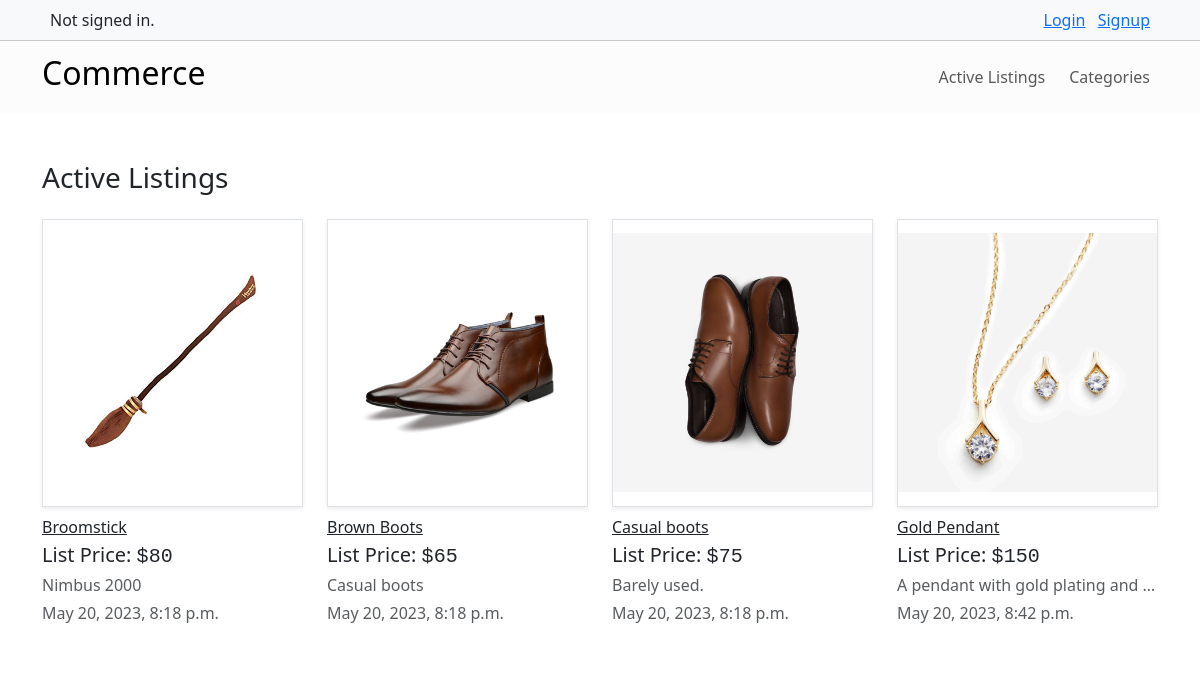
The page / on the database its author committed.
### auctions/models.py (models this page shows, shortened)
class AuctionListing(models.Model):
    title = models.CharField(max_length=64, unique=True)
    description = models.CharField(max_length=100)
    starting_bid = models.IntegerField()
    category = models.ForeignKey(Category, on_delete=models.SET_NULL, null=True, related_name="auctions")
    image = models.ImageField(upload_to="images/", null=True, blank=True)
    date_created = models.DateTimeField(default=datetime.datetime.now())
    owner = models.ForeignKey(User, on_delete=models.CASCADE, related_name="auctions")

### auctions/views.py (the view)
# urls.py: path("", views.index, name="index"),
def index(request):
    auctions = AuctionListing.objects.all()
    return render(request, "auctions/index.html", {
        "auctions": auctions
    })

### auctions/templates/auctions/index.html (shortened to what this page needs)
{% extends "auctions/layout.html" %}
{% block body %}
    <h3>Active Listings</h3>
    <div class="row row-cols-lg-4 row-cols-md-3 cols-sm-1 g-4">
        {% for auction in auctions %}
        <div class="col">
            <div class="card h-100 border-0 my-3">
                <div class="card-img-top shadow-sm border rounded-0 d-flex overflow-hidden" style="height: 18rem;">
                    <img src="{% if auction.image %}{{ auction.image.url }}{% else %}/media/images/no-image.jpeg{% endif %}"
                     alt="auction-image" class="img-fluid align-self-center">
                </div>
                <div class="card-body p-0 my-2">
                    <a href="{% url 'view_listing' auction.id %}" class="card-title my-1">{{ auction.title }}</a>
                    <h5 class="card-text my-1">List Price: <span class="font-monospace">${{ auction.starting_bid }}</span></h5>
                    <p class="card-text my-1 text-muted text-overflow-hidden">{{ auction.description }}</p>
                    <p class="card-text text-muted my-1">{{ auction.date_created }}</p>
                </div>
            </div>
        </div>
        {% endfor %}
    </div>
{% endblock %}

### auctions/templates/auctions/layout.html (shortened to what this page needs)
{% load static %}
<!DOCTYPE html>
<html lang="en">
<head>
    <link href="https://cdn.jsdelivr.net/npm/bootstrap@5.3.0-alpha3/dist/css/bootstrap.min.css" rel="stylesheet"
>
    <link href="{% static 'auctions/styles.css' %}" rel="stylesheet">
</head>
<body>
    <nav class="navbar bg-body-tertiary">
        <div class="container">
            <div class="d-flex w-100 justify-content-between px-2">
            {% if user.is_authenticated %}
                Signed in as: {{ request.user }}
                <a  href="{% url 'logout' %}">Logout</a>
            {% else %}
                Not signed in.
                <div class="nav-item">
                    <a class="px-2" href="{% url 'login' %}">Login</a>
                    <a href="{% url 'register' %}">Signup</a>
                </div>
            {% endif %}
            </div>
        </div>
    </nav>
    <nav class="navbar navbar-expand-lg bg-light-subtle mb-5">
        <div class="container">
            <a class="navbar-brand" href="{% url 'index' %}">
                <h2>Commerce</h2>
            </a>
            <div class="collapse navbar-collapse" id="navbarSupportedContent">
                <ul class="navbar-nav ms-auto mb-2 mb-lg-0 align-items-center gap-2">
                    <li class="nav-item">
                        <a class="nav-link" aria-current="page" href="{% url 'index' %}">Active Listings</a>
                    </li>
                    <li class="nav-item">
                        <a class="nav-link" aria-current="page" href="#">Categories</a>
                    </li>
                </ul>
            </div>
        </div>
    </nav>
    <div class="container my-3">
        {% block body %}
        {% endblock %}
    </div>
</body>
</html>

### auctions/static/auctions/styles.css (style rules this page uses)
.text-overflow-hidden { text-overflow: ellipsis; overflow: hidden; white-space: nowrap; }

### rows shown on the page
AuctionListing: image (picture), title "Broomstick", starting_bid "80", description "Nimbus 2000", date_created "May 20, 2023, 8:18 p.m."
AuctionListing: image (picture), title "Brown Boots", starting_bid "65", description "Casual boots", date_created "May 20, 2023, 8:18 p.m."
AuctionListing: image (picture), title "Casual boots", starting_bid "75", description "Barely used.", date_created "May 20, 2023, 8:18 p.m."
AuctionListing: image (picture), title "Gold Pendant", starting_bid "150", description "A pendant with gold plating and…", date_created "May 20, 2023, 8:42 p.m."
